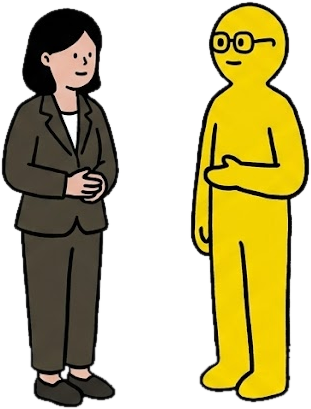
#> input picture shorts/comp/chars.png, 311 x 409 px
$ python compose2.py chars.png bubbles.png 5 5
#> lines starting #> are read from the running program, lines starting #| are printed output that depends on the picture
# Composite characters (with soft ground shadows) and bubbles onto a 1080x1920 background
import sys
from PIL import Image, ImageDraw, ImageFilter
import numpy as np

bg_path, out = sys.argv[1], sys.argv[2]
char_h = int(sys.argv[3])      # character height in px
feet_y = int(sys.argv[4])      # ground line in px
W, H = 1080, 1920

bg = Image.open(bg_path).convert("RGBA").resize((W, H), Image.LANCZOS)
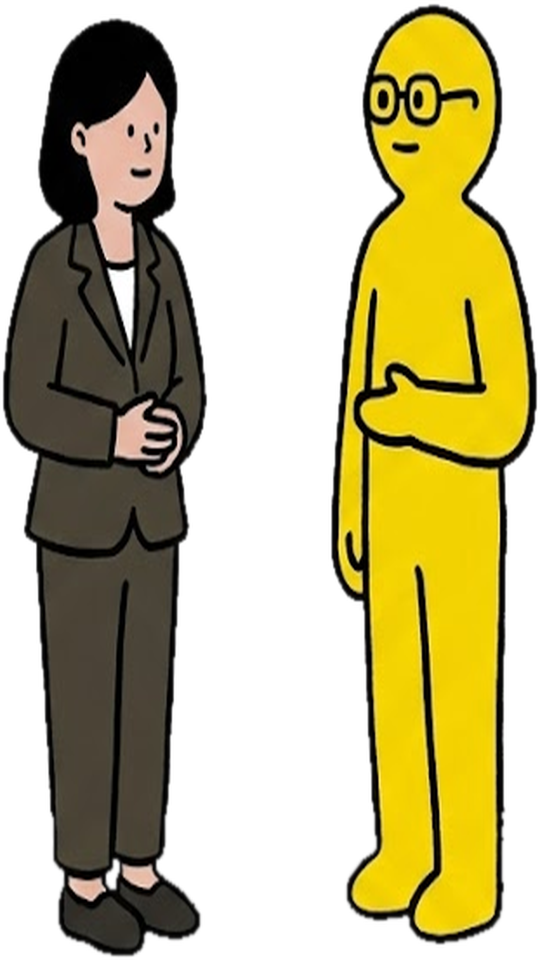
#> bg: PIL image 1080x1920 RGBA (shown at 1/2 size); mean R, G, B, A 73.9, 65.3, 21.4, 130.3; transparent parts drawn white
chars = Image.open("chars.png")
#> chars is the input picture: PIL image 311x409 RGBA; mean R, G, B, A 189.2, 180.5, 136.5, 130.3
s = char_h / chars.height
#> s = 0.0122
chars = chars.resize((int(chars.width * s), char_h), Image.LANCZOS)
cx = (W - chars.width) // 2
#> cx = 538
cy = feet_y - chars.height
#> cy = 0

# Soft shadow: one blurred ellipse per character, found from alpha column groups
a = np.array(chars.split()[-1]) > 20
#> a = [[True, True, True], [True, True, True], [True, True, True], [True, True, True], [True, True, True]]
cols = np.where(a.any(0))[0]
#> cols = [0, 1, 2]
groups, start = [], cols[0]
#> groups = []; start = 0
for i in range(1, len(cols)):
    if cols[i] != cols[i - 1] + 1:
        groups.append((start, cols[i - 1])); start = cols[i]
#> this loop made 2 passes
groups.append((start, cols[-1]))
shadow = Image.new("L", (W, H), 0)
#> shadow: PIL image 1080x1920 L; every value is 0
d = ImageDraw.Draw(shadow)
for x0, x1 in groups:
    mx, rw = cx + (x0 + x1) / 2, (x1 - x0) * 0.62
    d.ellipse((mx - rw, feet_y - rw * 0.16, mx + rw, feet_y + rw * 0.16), fill=150)
    d.ellipse((mx - rw * 0.45, feet_y - rw * 0.07, mx + rw * 0.45, feet_y + rw * 0.07), fill=230)
#> this loop made 1 pass
#> (x0, x1, mx, rw) on pass 1: (0, 2, 539, 1.24)
shadow = shadow.filter(ImageFilter.GaussianBlur(char_h * 0.018))
dark = Image.new("RGBA", (W, H), (25, 22, 20, 0))
dark.putalpha(shadow.point(lambda v: int(v * 0.55)))
bg.alpha_composite(dark)
bg.alpha_composite(chars, (cx, cy))

# Bubbles above the heads
b = Image.open("bubbles.png")
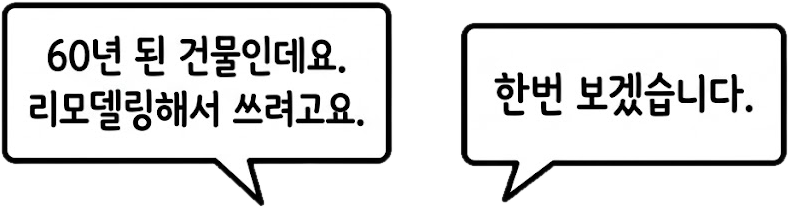
#> input picture shorts/comp/bubbles.png, 789 x 208 px
#> b is the input picture: PIL image 789x208 RGBA; mean R, G, B, A 216.3, 216.3, 216.3, 172.7
bw = int(W * 0.94)
b = b.resize((bw, int(b.height * bw / b.width)), Image.LANCZOS)
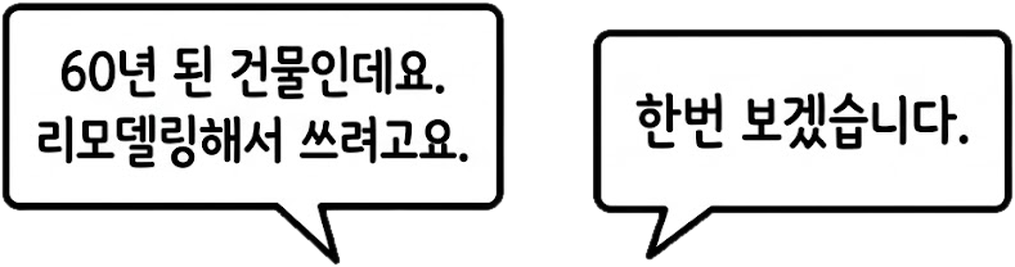
#> b: PIL image 1015x267 RGBA; mean R, G, B, A 140.1, 140.1, 140.1, 172.7; transparent parts drawn white
bg.alpha_composite(b, ((W - bw) // 2, max(40, cy - b.height - 10)))
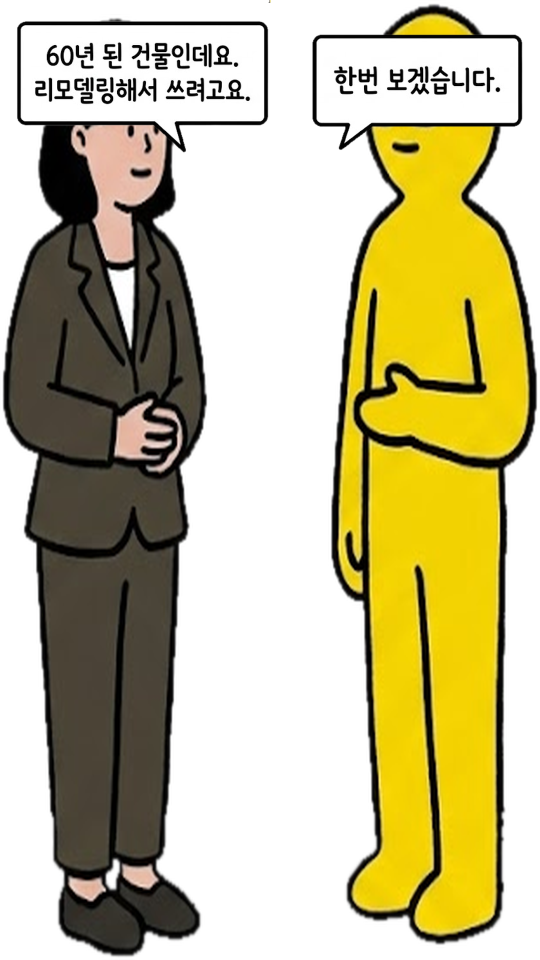
#> bg: PIL image 1080x1920 RGBA (shown at 1/2 size); mean R, G, B, A 86.7, 78.8, 37.9, 141.4; transparent parts drawn white
bg.convert("RGB").save(out, quality=92)
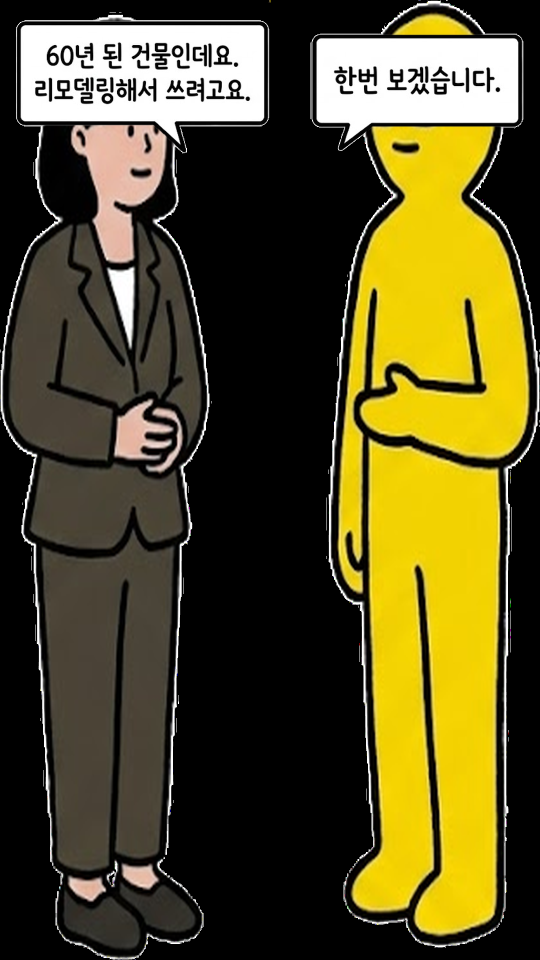
#> saved as bubbles.png: PIL image 1080x1920 RGB (shown at 1/2 size); mean R, G, B 86.7, 78.8, 37.9
